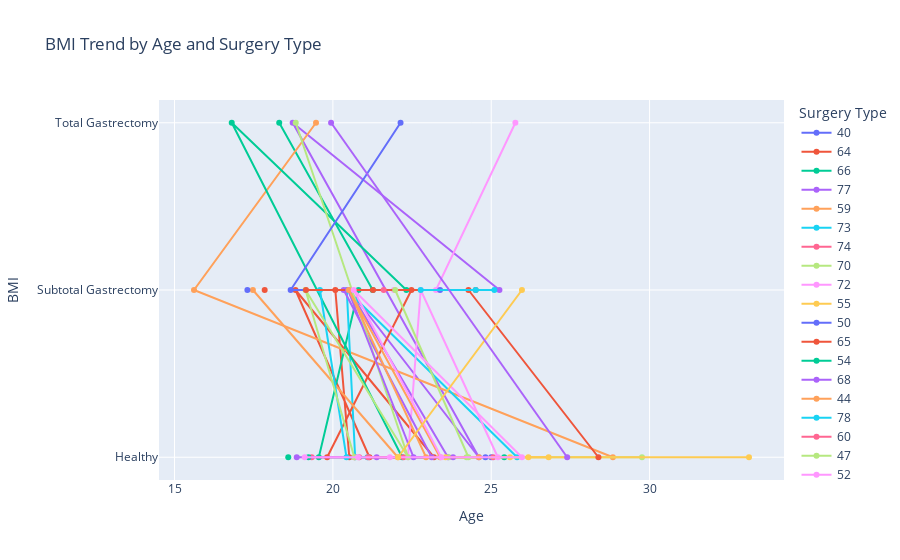
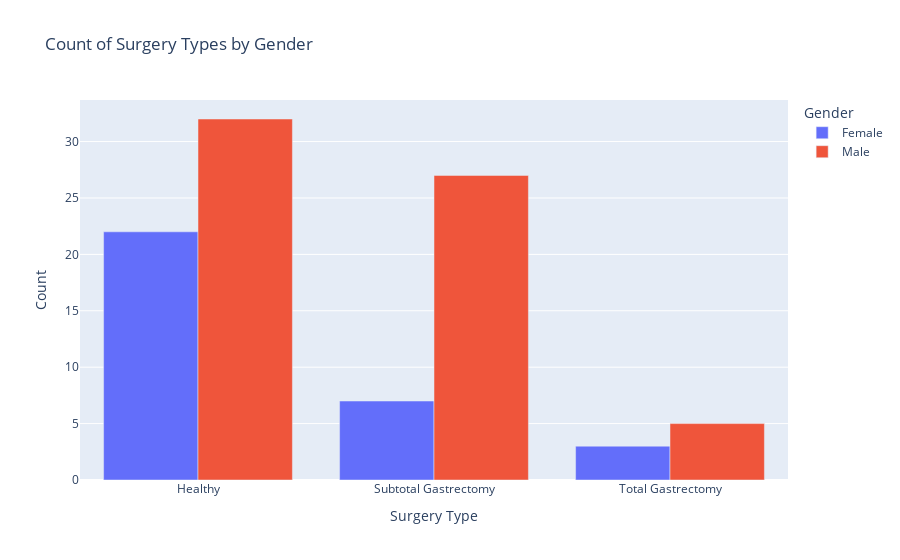
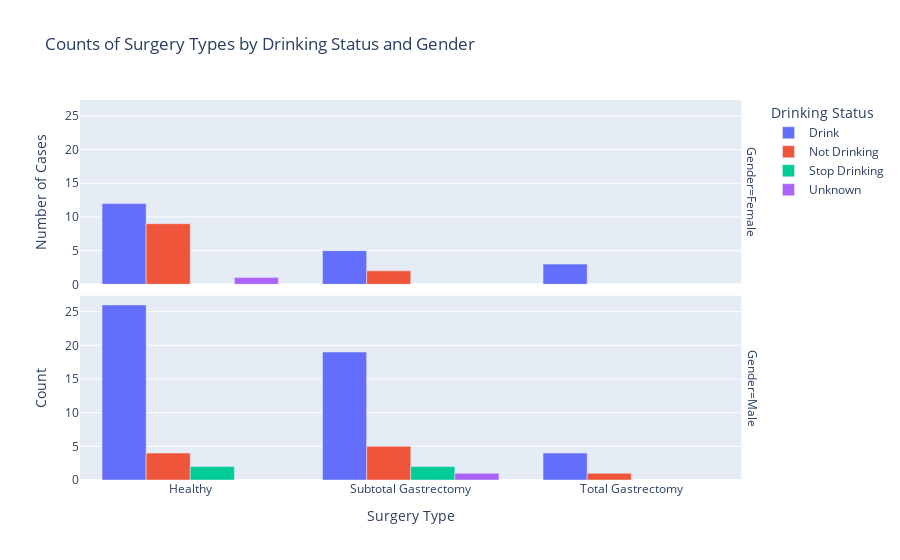

Notebook code for these charts, in order:
### Code cell
import pandas as pd
import plotly.express as px

# Load the dataset
file_path = 'metadata.tsv'  # Ensure this path is correct
metadata_df = pd.read_csv(file_path, sep='\t')

# Interactive Line Chart: BMI Trends by Age for different Surgery Types using Plotly
# Note: Here you can modify the 'color' argument for different themes
fig_line = px.line(metadata_df, x='BMI', y='Surgery_Type', color='Age', markers=True,
                   title='BMI Trend by Age and Surgery Type',
                   labels={'BMI': 'BMI', 'Age': 'Age', 'Surgery_Type': 'Surgery Type'})
fig_line.update_layout(xaxis_title='Age', yaxis_title='BMI', legend_title='Surgery Type')
# To change the color theme, you can use color_continuous_scale or color_discrete_sequence parameters.
fig_line.show()

# Preparing data for the interactive count plot by counting occurrences
counts_surgery_gender = metadata_df.groupby(['Surgery_Type', 'Gender']).size().reset_index(name='Counts')

# Interactive Bar Chart: Count of Surgery Types by Gender using Plotly
# Note: Modify 'color' in px.bar() for different color themes
fig_count = px.bar(counts_surgery_gender, x='Surgery_Type', y='Counts', color='Gender', barmode='group',
                   title='Count of Surgery Types by Gender',
                   labels={'Counts': 'Number of Cases', 'Surgery_Type': 'Surgery Type', 'Gender': 'Gender'})
fig_count.update_layout(xaxis_title='Surgery Type', yaxis_title='Count', legend_title='Gender', xaxis={'categoryorder':'total descending'})
# To change the color theme, you can use color_continuous_scale or color_discrete_sequence parameters.
fig_count.show()

# Interactive Bar Chart for Surgery Types by Drinking Status and Gender
# Assuming 'Drinking Status' is a correct column name, adjust as necessary
counts_df = metadata_df.groupby(['Surgery_Type', 'Drinking Status', 'Gender']).size().reset_index(name='Counts')

# Note: Modify 'color' in px.bar() for different color themes
fig_interactive = px.bar(counts_df, x='Surgery_Type', y='Counts', color='Drinking Status',
                         barmode='group', facet_row='Gender',
                         title='Counts of Surgery Types by Drinking Status and Gender',
                         labels={'Counts': 'Number of Cases', 'Surgery_Type': 'Surgery Type', 'Drinking Status': 'Drinking Status'},
                         height=600)
fig_interactive.update_layout(xaxis_title='Surgery Type', yaxis_title='Count', legend_title='Drinking Status', xaxis={'categoryorder':'total descending'})
# To customize themes and colors, consider exploring Plotly's templates with fig_interactive.layout.template = '...'
# And color schemes with fig_interactive.update_traces(marker=dict(color=...)) for specific color adjustments
fig_interactive.show()

# Display top 10 rows of the DataFrame
# This display uses pandas and is not inherently interactive
display(metadata_df.head(10))

### Figure 1 — Plotly figure (JSON) as saved in the notebook; plotly's stock layout.template omitted (floating-point values rounded to 4 significant figures)
{"data": [{"hovertemplate": "Age=40<br>BMI=%{x}<br>Surgery Type=%{y}<extra></extra>", "legendgroup": "40", "line": {"color": "#636efa", "dash": "solid"}, "marker": {"symbol": "circle"}, "mode": "markers+lines", "name": "40", "orientation": "h", "showlegend": true, "type": "scatter", "x": [25], "xaxis": "x", "y": ["Healthy"], "yaxis": "y"}, {"hovertemplate": "Age=64<br>BMI=%{x}<br>Surgery Type=%{y}<extra></extra>", "legendgroup": "64", "line": {"color": "#EF553B", "dash": "solid"}, "marker": {"symbol": "circle"}, "mode": "markers+lines", "name": "64", "orientation": "h", "showlegend": true, "type": "scatter", "x": [21.16, 18.82, 23.19, 20.52, 20.08], "xaxis": "x", "y": ["Healthy", "Subtotal Gastrectomy", "Healthy", "Healthy", "Subtotal Gastrectomy"], "yaxis": "y"}, {"hovertemplate": "Age=66<br>BMI=%{x}<br>Surgery Type=%{y}<extra></extra>", "legendgroup": "66", "line": {"color": "#00cc96", "dash": "solid"}, "marker": {"symbol": "circle"}, "mode": "markers+lines", "name": "66", "orientation": "h", "showlegend": true, "type": "scatter", "x": [25.41, 19.56, 20.81, 21.26, 18.31], "xaxis": "x", "y": ["Healthy", "Healthy", "Subtotal Gastrectomy", "Subtotal Gastrectomy", "Total Gastrectomy"], "yaxis": "y"}, {"hovertemplate": "Age=77<br>BMI=%{x}<br>Surgery Type=%{y}<extra></extra>", "legendgroup": "77", "line": {"color": "#ab63fa", "dash": "solid"}, "marker": {"symbol": "circle"}, "mode": "markers+lines", "name": "77", "orientation": "h", "showlegend": true, "type": "scatter", "x": [23.63, 20.52, 24.61, 18.73, 25.26], "xaxis": "x", "y": ["Healthy", "Subtotal Gastrectomy", "Healthy", "Total Gastrectomy", "Subtotal Gastrectomy"], "yaxis": "y"}, {"hovertemplate": "Age=59<br>BMI=%{x}<br>Surgery Type=%{y}<extra></extra>", "legendgroup": "59", "line": {"color": "#FFA15A", "dash": "solid"}, "marker": {"symbol": "circle"}, "mode": "markers+lines", "name": "59", "orientation": "h", "showlegend": true, "type": "scatter", "x": [28.84, 15.61, 19.47], "xaxis": "x", "y": ["Healthy", "Subtotal Gastrectomy", "Total Gastrectomy"], "yaxis": "y"}, {"hovertemplate": "Age=73<br>BMI=%{x}<br>Surgery Type=%{y}<extra></extra>", "legendgroup": "73", "line": {"color": "#19d3f3", "dash": "solid"}, "marker": {"symbol": "circle"}, "mode": "markers+lines", "name": "73", "orientation": "h", "showlegend": true, "type": "scatter", "x": [20.7, 20.44, 25.82], "xaxis": "x", "y": ["Healthy", "Subtotal Gastrectomy", "Healthy"], "yaxis": "y"}, {"hovertemplate": "Age=74<br>BMI=%{x}<br>Surgery Type=%{y}<extra></extra>", "legendgroup": "74", "line": {"color": "#FF6692", "dash": "solid"}, "marker": {"symbol": "circle"}, "mode": "markers+lines", "name": "74", "orientation": "h", "showlegend": true, "type": "scatter", "x": [20.69, 25.06, 19.33, 20.83], "xaxis": "x", "y": ["Healthy", "Healthy", "Healthy", "Healthy"], "yaxis": "y"}, {"hovertemplate": "Age=70<br>BMI=%{x}<br>Surgery Type=%{y}<extra></extra>", "legendgroup": "70", "line": {"color": "#B6E880", "dash": "solid"}, "marker": {"symbol": "circle"}, "mode": "markers+lines", "name": "70", "orientation": "h", "showlegend": true, "type": "scatter", "x": [23.66, 29.76, 24.22], "xaxis": "x", "y": ["Healthy", "Healthy", "Healthy"], "yaxis": "y"}, {"hovertemplate": "Age=72<br>BMI=%{x}<br>Surgery Type=%{y}<extra></extra>", "legendgroup": "72", "line": {"color": "#FF97FF", "dash": "solid"}, "marker": {"symbol": "circle"}, "mode": "markers+lines", "name": "72", "orientation": "h", "showlegend": true, "type": "scatter", "x": [22.37, 22.77, 25.21], "xaxis": "x", "y": ["Healthy", "Subtotal Gastrectomy", "Healthy"], "yaxis": "y"}, {"hovertemplate": "Age=55<br>BMI=%{x}<br>Surgery Type=%{y}<extra></extra>", "legendgroup": "55", "line": {"color": "#FECB52", "dash": "solid"}, "marker": {"symbol": "circle"}, "mode": "markers+lines", "name": "55", "orientation": "h", "showlegend": true, "type": "scatter", "x": [23.56, 26.81], "xaxis": "x", "y": ["Healthy", "Healthy"], "yaxis": "y"}, {"hovertemplate": "Age=50<br>BMI=%{x}<br>Surgery Type=%{y}<extra></extra>", "legendgroup": "50", "line": {"color": "#636efa", "dash": "solid"}, "marker": {"symbol": "circle"}, "mode": "markers+lines", "name": "50", "orientation": "h", "showlegend": true, "type": "scatter", "x": [24.82], "xaxis": "x", "y": ["Healthy"], "yaxis": "y"}, {"hovertemplate": "Age=65<br>BMI=%{x}<br>Surgery Type=%{y}<extra></extra>", "legendgroup": "65", "line": {"color": "#EF553B", "dash": "solid"}, "marker": {"symbol": "circle"}, "mode": "markers+lines", "name": "65", "orientation": "h", "showlegend": true, "type": "scatter", "x": [22.48, 19.82], "xaxis": "x", "y": ["Subtotal Gastrectomy", "Healthy"], "yaxis": "y"}, {"hovertemplate": "Age=54<br>BMI=%{x}<br>Surgery Type=%{y}<extra></extra>", "legendgroup": "54", "line": {"color": "#00cc96", "dash": "solid"}, "marker": {"symbol": "circle"}, "mode": "markers+lines", "name": "54", "orientation": "h", "showlegend": true, "type": "scatter", "x": [22.32, 16.81, 22.19], "xaxis": "x", "y": ["Subtotal Gastrectomy", "Total Gastrectomy", "Healthy"], "yaxis": "y"}, {"hovertemplate": "Age=68<br>BMI=%{x}<br>Surgery Type=%{y}<extra></extra>", "legendgroup": "68", "line": {"color": "#ab63fa", "dash": "solid"}, "marker": {"symbol": "circle"}, "mode": "markers+lines", "name": "68", "orientation": "h", "showlegend": true, "type": "scatter", "x": [23.8, 18.86, 21.38, 23.12, 20.34], "xaxis": "x", "y": ["Healthy", "Healthy", "Healthy", "Healthy", "Subtotal Gastrectomy"], "yaxis": "y"}, {"hovertemplate": "Age=44<br>BMI=%{x}<br>Surgery Type=%{y}<extra></extra>", "legendgroup": "44", "line": {"color": "#FFA15A", "dash": "solid"}, "marker": {"symbol": "circle"}, "mode": "markers+lines", "name": "44", "orientation": "h", "showlegend": true, "type": "scatter", "x": [17.47, 22.05], "xaxis": "x", "y": ["Subtotal Gastrectomy", "Healthy"], "yaxis": "y"}, {"hovertemplate": "Age=78<br>BMI=%{x}<br>Surgery Type=%{y}<extra></extra>", "legendgroup": "78", "line": {"color": "#19d3f3", "dash": "solid"}, "marker": {"symbol": "circle"}, "mode": "markers+lines", "name": "78", "orientation": "h", "showlegend": true, "type": "scatter", "x": [19.59, 20.43, 21.09], "xaxis": "x", "y": ["Subtotal Gastrectomy", "Healthy", "Healthy"], "yaxis": "y"}, {"hovertemplate": "Age=60<br>BMI=%{x}<br>Surgery Type=%{y}<extra></extra>", "legendgroup": "60", "line": {"color": "#FF6692", "dash": "solid"}, "marker": {"symbol": "circle"}, "mode": "markers+lines", "name": "60", "orientation": "h", "showlegend": true, "type": "scatter", "x": [22.23, 21.11], "xaxis": "x", "y": ["Healthy", "Healthy"], "yaxis": "y"}, {"hovertemplate": "Age=47<br>BMI=%{x}<br>Surgery Type=%{y}<extra></extra>", "legendgroup": "47", "line": {"color": "#B6E880", "dash": "solid"}, "marker": {"symbol": "circle"}, "mode": "markers+lines", "name": "47", "orientation": "h", "showlegend": true, "type": "scatter", "x": [20.68, 19.14, 22.38, 18.83], "xaxis": "x", "y": ["Healthy", "Subtotal Gastrectomy", "Healthy", "Total Gastrectomy"], "yaxis": "y"}, {"hovertemplate": "Age=52<br>BMI=%{x}<br>Surgery Type=%{y}<extra></extra>", "legendgroup": "52", "line": {"color": "#FF97FF", "dash": "solid"}, "marker": {"symbol": "circle"}, "mode": "markers+lines", "name": "52", "orientation": "h", "showlegend": true, "type": "scatter", "x": [21.93, 23.26, 25.76], "xaxis": "x", "y": ["Subtotal Gastrectomy", "Subtotal Gastrectomy", "Total Gastrectomy"], "yaxis": "y"}, {"hovertemplate": "Age=42<br>BMI=%{x}<br>Surgery Type=%{y}<extra></extra>", "legendgroup": "42", "line": {"color": "#FECB52", "dash": "solid"}, "marker": {"symbol": "circle"}, "mode": "markers+lines", "name": "42", "orientation": "h", "showlegend": true, "type": "scatter", "x": [33.14, 26.17, 25.59], "xaxis": "x", "y": ["Healthy", "Healthy", "Healthy"], "yaxis": "y"}, {"hovertemplate": "Age=67<br>BMI=%{x}<br>Surgery Type=%{y}<extra></extra>", "legendgroup": "67", "line": {"color": "#636efa", "dash": "solid"}, "marker": {"symbol": "circle"}, "mode": "markers+lines", "name": "67", "orientation": "h", "showlegend": true, "type": "scatter", "x": [23.38, 18.67, 22.14], "xaxis": "x", "y": ["Subtotal Gastrectomy", "Subtotal Gastrectomy", "Total Gastrectomy"], "yaxis": "y"}, {"hovertemplate": "Age=51<br>BMI=%{x}<br>Surgery Type=%{y}<extra></extra>", "legendgroup": "51", "line": {"color": "#EF553B", "dash": "solid"}, "marker": {"symbol": "circle"}, "mode": "markers+lines", "name": "51", "orientation": "h", "showlegend": true, "type": "scatter", "x": [19.15, 24.51, 21.27, 24.28, 28.38], "xaxis": "x", "y": ["Subtotal Gastrectomy", "Subtotal Gastrectomy", "Subtotal Gastrectomy", "Subtotal Gastrectomy", "Healthy"], "yaxis": "y"}, {"hovertemplate": "Age=45<br>BMI=%{x}<br>Surgery Type=%{y}<extra></extra>", "legendgroup": "45", "line": {"color": "#00cc96", "dash": "solid"}, "marker": {"symbol": "circle"}, "mode": "markers+lines", "name": "45", "orientation": "h", "showlegend": true, "type": "scatter", "x": [19.23], "xaxis": "x", "y": ["Healthy"], "yaxis": "y"}, {"hovertemplate": "Age=58<br>BMI=%{x}<br>Surgery Type=%{y}<extra></extra>", "legendgroup": "58", "line": {"color": "#ab63fa", "dash": "solid"}, "marker": {"symbol": "circle"}, "mode": "markers+lines", "name": "58", "orientation": "h", "showlegend": true, "type": "scatter", "x": [22.55, 20.48], "xaxis": "x", "y": ["Healthy", "Subtotal Gastrectomy"], "yaxis": "y"}, {"hovertemplate": "Age=71<br>BMI=%{x}<br>Surgery Type=%{y}<extra></extra>", "legendgroup": "71", "line": {"color": "#FFA15A", "dash": "solid"}, "marker": {"symbol": "circle"}, "mode": "markers+lines", "name": "71", "orientation": "h", "showlegend": true, "type": "scatter", "x": [24.61, 22.94, 20.5, 23.38], "xaxis": "x", "y": ["Healthy", "Healthy", "Subtotal Gastrectomy", "Healthy"], "yaxis": "y"}, {"hovertemplate": "Age=43<br>BMI=%{x}<br>Surgery Type=%{y}<extra></extra>", "legendgroup": "43", "line": {"color": "#19d3f3", "dash": "solid"}, "marker": {"symbol": "circle"}, "mode": "markers+lines", "name": "43", "orientation": "h", "showlegend": true, "type": "scatter", "x": [22.77, 25.1, 24.51], "xaxis": "x", "y": ["Subtotal Gastrectomy", "Subtotal Gastrectomy", "Subtotal Gastrectomy"], "yaxis": "y"}, {"hovertemplate": "Age=57<br>BMI=%{x}<br>Surgery Type=%{y}<extra></extra>", "legendgroup": "57", "line": {"color": "#FF6692", "dash": "solid"}, "marker": {"symbol": "circle"}, "mode": "markers+lines", "name": "57", "orientation": "h", "showlegend": true, "type": "scatter", "x": [21.6], "xaxis": "x", "y": ["Subtotal Gastrectomy"], "yaxis": "y"}, {"hovertemplate": "Age=69<br>BMI=%{x}<br>Surgery Type=%{y}<extra></extra>", "legendgroup": "69", "line": {"color": "#B6E880", "dash": "solid"}, "marker": {"symbol": "circle"}, "mode": "markers+lines", "name": "69", "orientation": "h", "showlegend": true, "type": "scatter", "x": [21.97, 24.28], "xaxis": "x", "y": ["Subtotal Gastrectomy", "Healthy"], "yaxis": "y"}, {"hovertemplate": "Age=76<br>BMI=%{x}<br>Surgery Type=%{y}<extra></extra>", "legendgroup": "76", "line": {"color": "#FF97FF", "dash": "solid"}, "marker": {"symbol": "circle"}, "mode": "markers+lines", "name": "76", "orientation": "h", "showlegend": true, "type": "scatter", "x": [19.11, 23.42, 20.66, 25.97, 21.8, 20.8], "xaxis": "x", "y": ["Healthy", "Healthy", "Subtotal Gastrectomy", "Healthy", "Healthy", "Healthy"], "yaxis": "y"}, {"hovertemplate": "Age=63<br>BMI=%{x}<br>Surgery Type=%{y}<extra></extra>", "legendgroup": "63", "line": {"color": "#FECB52", "dash": "solid"}, "marker": {"symbol": "circle"}, "mode": "markers+lines", "name": "63", "orientation": "h", "showlegend": true, "type": "scatter", "x": [25.97, 22.06], "xaxis": "x", "y": ["Subtotal Gastrectomy", "Healthy"], "yaxis": "y"}, {"hovertemplate": "Age=79<br>BMI=%{x}<br>Surgery Type=%{y}<extra></extra>", "legendgroup": "79", "line": {"color": "#636efa", "dash": "solid"}, "marker": {"symbol": "circle"}, "mode": "markers+lines", "name": "79", "orientation": "h", "showlegend": true, "type": "scatter", "x": [17.3], "xaxis": "x", "y": ["Subtotal Gastrectomy"], "yaxis": "y"}, {"hovertemplate": "Age=48<br>BMI=%{x}<br>Surgery Type=%{y}<extra></extra>", "legendgroup": "48", "line": {"color": "#EF553B", "dash": "solid"}, "marker": {"symbol": "circle"}, "mode": "markers+lines", "name": "48", "orientation": "h", "showlegend": true, "type": "scatter", "x": [17.85], "xaxis": "x", "y": ["Subtotal Gastrectomy"], "yaxis": "y"}, {"hovertemplate": "Age=61<br>BMI=%{x}<br>Surgery Type=%{y}<extra></extra>", "legendgroup": "61", "line": {"color": "#00cc96", "dash": "solid"}, "marker": {"symbol": "circle"}, "mode": "markers+lines", "name": "61", "orientation": "h", "showlegend": true, "type": "scatter", "x": [18.59], "xaxis": "x", "y": ["Healthy"], "yaxis": "y"}, {"hovertemplate": "Age=49<br>BMI=%{x}<br>Surgery Type=%{y}<extra></extra>", "legendgroup": "49", "line": {"color": "#ab63fa", "dash": "solid"}, "marker": {"symbol": "circle"}, "mode": "markers+lines", "name": "49", "orientation": "h", "showlegend": true, "type": "scatter", "x": [19.94, 27.4], "xaxis": "x", "y": ["Total Gastrectomy", "Healthy"], "yaxis": "y"}], "layout": {"autosize": true, "dragmode": "pan", "legend": {"title": {"text": "Surgery Type"}, "tracegroupgap": 0}, "title": {"text": "BMI Trend by Age and Surgery Type"}, "xaxis": {"anchor": "y", "autorange": true, "domain": [0, 1], "range": [14.48, 34.28], "showspikes": false, "title": {"text": "Age"}, "type": "linear"}, "yaxis": {"anchor": "x", "autorange": true, "domain": [0, 1], "range": [-0.165, 2.165], "showspikes": false, "title": {"text": "BMI"}, "type": "category"}}}

### Figure 2 — Plotly figure (JSON) as saved in the notebook; plotly's stock layout.template omitted (floating-point values rounded to 4 significant figures)
{"data": [{"alignmentgroup": "True", "hovertemplate": "Gender=Female<br>Surgery Type=%{x}<br>Number of Cases=%{y}<extra></extra>", "legendgroup": "Female", "marker": {"color": "#636efa", "pattern": {"shape": ""}}, "name": "Female", "offsetgroup": "Female", "orientation": "v", "showlegend": true, "textposition": "auto", "type": "bar", "x": ["Healthy", "Subtotal Gastrectomy", "Total Gastrectomy"], "xaxis": "x", "y": [22, 7, 3], "yaxis": "y"}, {"alignmentgroup": "True", "hovertemplate": "Gender=Male<br>Surgery Type=%{x}<br>Number of Cases=%{y}<extra></extra>", "legendgroup": "Male", "marker": {"color": "#EF553B", "pattern": {"shape": ""}}, "name": "Male", "offsetgroup": "Male", "orientation": "v", "showlegend": true, "textposition": "auto", "type": "bar", "x": ["Healthy", "Subtotal Gastrectomy", "Total Gastrectomy"], "xaxis": "x", "y": [32, 27, 5], "yaxis": "y"}], "layout": {"autosize": true, "barmode": "group", "legend": {"title": {"text": "Gender"}, "tracegroupgap": 0}, "title": {"text": "Count of Surgery Types by Gender"}, "xaxis": {"anchor": "y", "autorange": true, "categoryorder": "total descending", "domain": [0, 1], "range": [-0.5, 2.5], "title": {"text": "Surgery Type"}, "type": "category"}, "yaxis": {"anchor": "x", "autorange": true, "domain": [0, 1], "range": [0, 33.68], "title": {"text": "Count"}, "type": "linear"}}}

### Figure 3 — Plotly figure (JSON) as saved in the notebook; plotly's stock layout.template omitted (floating-point values rounded to 4 significant figures)
{"data": [{"alignmentgroup": "True", "hovertemplate": "Drinking Status=Drink<br>Gender=Female<br>Surgery Type=%{x}<br>Number of Cases=%{y}<extra></extra>", "legendgroup": "Drink", "marker": {"color": "#636efa", "pattern": {"shape": ""}}, "name": "Drink", "offsetgroup": "Drink", "orientation": "v", "showlegend": true, "textposition": "auto", "type": "bar", "x": ["Healthy", "Subtotal Gastrectomy", "Total Gastrectomy"], "xaxis": "x2", "y": [12, 5, 3], "yaxis": "y2"}, {"alignmentgroup": "True", "hovertemplate": "Drinking Status=Drink<br>Gender=Male<br>Surgery Type=%{x}<br>Number of Cases=%{y}<extra></extra>", "legendgroup": "Drink", "marker": {"color": "#636efa", "pattern": {"shape": ""}}, "name": "Drink", "offsetgroup": "Drink", "orientation": "v", "showlegend": false, "textposition": "auto", "type": "bar", "x": ["Healthy", "Subtotal Gastrectomy", "Total Gastrectomy"], "xaxis": "x", "y": [26, 19, 4], "yaxis": "y"}, {"alignmentgroup": "True", "hovertemplate": "Drinking Status=Not Drinking<br>Gender=Female<br>Surgery Type=%{x}<br>Number of Cases=%{y}<extra></extra>", "legendgroup": "Not Drinking", "marker": {"color": "#EF553B", "pattern": {"shape": ""}}, "name": "Not Drinking", "offsetgroup": "Not Drinking", "orientation": "v", "showlegend": true, "textposition": "auto", "type": "bar", "x": ["Healthy", "Subtotal Gastrectomy"], "xaxis": "x2", "y": [9, 2], "yaxis": "y2"}, {"alignmentgroup": "True", "hovertemplate": "Drinking Status=Not Drinking<br>Gender=Male<br>Surgery Type=%{x}<br>Number of Cases=%{y}<extra></extra>", "legendgroup": "Not Drinking", "marker": {"color": "#EF553B", "pattern": {"shape": ""}}, "name": "Not Drinking", "offsetgroup": "Not Drinking", "orientation": "v", "showlegend": false, "textposition": "auto", "type": "bar", "x": ["Healthy", "Subtotal Gastrectomy", "Total Gastrectomy"], "xaxis": "x", "y": [4, 5, 1], "yaxis": "y"}, {"alignmentgroup": "True", "hovertemplate": "Drinking Status=Stop Drinking<br>Gender=Male<br>Surgery Type=%{x}<br>Number of Cases=%{y}<extra></extra>", "legendgroup": "Stop Drinking", "marker": {"color": "#00cc96", "pattern": {"shape": ""}}, "name": "Stop Drinking", "offsetgroup": "Stop Drinking", "orientation": "v", "showlegend": true, "textposition": "auto", "type": "bar", "x": ["Healthy", "Subtotal Gastrectomy"], "xaxis": "x", "y": [2, 2], "yaxis": "y"}, {"alignmentgroup": "True", "hovertemplate": "Drinking Status=Unknown<br>Gender=Female<br>Surgery Type=%{x}<br>Number of Cases=%{y}<extra></extra>", "legendgroup": "Unknown", "marker": {"color": "#ab63fa", "pattern": {"shape": ""}}, "name": "Unknown", "offsetgroup": "Unknown", "orientation": "v", "showlegend": true, "textposition": "auto", "type": "bar", "x": ["Healthy"], "xaxis": "x2", "y": [1], "yaxis": "y2"}, {"alignmentgroup": "True", "hovertemplate": "Drinking Status=Unknown<br>Gender=Male<br>Surgery Type=%{x}<br>Number of Cases=%{y}<extra></extra>", "legendgroup": "Unknown", "marker": {"color": "#ab63fa", "pattern": {"shape": ""}}, "name": "Unknown", "offsetgroup": "Unknown", "orientation": "v", "showlegend": false, "textposition": "auto", "type": "bar", "x": ["Subtotal Gastrectomy"], "xaxis": "x", "y": [1], "yaxis": "y"}], "layout": {"annotations": [{"font": {}, "showarrow": false, "text": "Gender=Male", "textangle": 90, "x": 0.98, "xanchor": "left", "xref": "paper", "y": 0.2425, "yanchor": "middle", "yref": "paper"}, {"font": {}, "showarrow": false, "text": "Gender=Female", "textangle": 90, "x": 0.98, "xanchor": "left", "xref": "paper", "y": 0.7575, "yanchor": "middle", "yref": "paper"}], "autosize": true, "barmode": "group", "legend": {"title": {"text": "Drinking Status"}, "tracegroupgap": 0}, "title": {"text": "Counts of Surgery Types by Drinking Status and Gender"}, "xaxis": {"anchor": "y", "autorange": true, "categoryorder": "total descending", "domain": [0, 0.98], "range": [-0.5, 2.5], "title": {"text": "Surgery Type"}, "type": "category"}, "xaxis2": {"anchor": "y2", "autorange": true, "domain": [0, 0.98], "matches": "x", "range": [-0.5, 2.5], "showticklabels": false, "type": "category"}, "yaxis": {"anchor": "x", "autorange": true, "domain": [0, 0.485], "range": [0, 27.37], "title": {"text": "Count"}, "type": "linear"}, "yaxis2": {"anchor": "x2", "autorange": true, "domain": [0.515, 1], "matches": "y", "range": [0, 27.37], "title": {"text": "Number of Cases"}, "type": "linear"}}}
